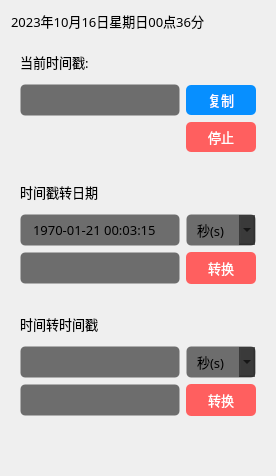
     <widget class="QWidget" name="page_20">
      <layout class="QVBoxLayout" name="verticalLayout_3">
       <item>
        <widget class="QLabel" name="label_3">
         <property name="minimumSize">
          <size>
           <width>200</width>
           <height>0</height>
          </size>
         </property>
         <property name="maximumSize">
          <size>
           <width>250</width>
           <height>30</height>
          </size>
         </property>
         <property name="font">
          <font>
           <family>OPPOSans B</family>
           <pointsize>10</pointsize>
           <stylestrategy>PreferAntialias</stylestrategy>
          </font>
         </property>
         <property name="text">
          <string>2023年10月16日星期日00点36分</string>
         </property>
        </widget>
       </item>
       <item>
        <widget class="QWidget" name="gridWidget" native="true">
         <layout class="QGridLayout" name="gridLayout_2">
          <item row="0" column="0">
           <widget class="QLabel" name="label">
            <property name="minimumSize">
             <size>
              <width>0</width>
              <height>32</height>
             </size>
            </property>
            <property name="maximumSize">
             <size>
              <width>16777215</width>
              <height>32</height>
             </size>
            </property>
            <property name="font">
             <font>
              <family>OPPOSans B</family>
              <pointsize>10</pointsize>
              <stylestrategy>PreferAntialias</stylestrategy>
             </font>
            </property>
            <property name="text">
             <string>当前时间戳:</string>
            </property>
           </widget>
          </item>
          <item row="2" column="1">
           <widget class="QToolButton" name="toolButton_7">
            <property name="minimumSize">
             <size>
              <width>70</width>
              <height>30</height>
             </size>
            </property>
            <property name="maximumSize">
             <size>
              <width>70</width>
              <height>30</height>
             </size>
            </property>
            <property name="font">
             <font>
              <family>OPPOSans B</family>
              <pointsize>10</pointsize>
              <stylestrategy>PreferAntialias</stylestrategy>
             </font>
            </property>
            <property name="styleSheet">
             <string notr="true">QToolButton {
	color: rgb(255, 255, 255);
	background-color: rgb(255, 95, 95);
	border-radius: 5px;
}

QToolButton::menu-indicator { 
	image: None;
}

 
QToolButton:hover {
	color: rgb(255, 255, 255);
	background-color: rgb(255, 95, 95);
}</string>
            </property>
            <property name="text">
             <string>停止</string>
            </property>
           </widget>
          </item>
          <item row="1" column="1">
           <widget class="QToolButton" name="toolButton_22">
            <property name="minimumSize">
             <size>
              <width>70</width>
              <height>30</height>
             </size>
            </property>
            <property name="maximumSize">
             <size>
              <width>70</width>
              <height>30</height>
             </size>
            </property>
            <property name="font">
             <font>
              <family>OPPOSans B</family>
              <pointsize>10</pointsize>
              <stylestrategy>PreferAntialias</stylestrategy>
             </font>
            </property>
            <property name="styleSheet">
             <string notr="true">QToolButton {
	color: rgb(255, 255, 255);
	background-color: rgb(7, 143, 255);
	border-radius: 5px;
}

QToolButton::menu-indicator { 
	image: None;
}

 
QToolButton:hover {
	color: rgb(255, 255, 255);
	background-color: rgb(7, 143, 255);
}</string>
            </property>
            <property name="text">
             <string>复制</string>
            </property>
           </widget>
          </item>
          <item row="1" column="0">
           <widget class="QLineEdit" name="lineEdit_now">
            <property name="minimumSize">
             <size>
              <width>160</width>
              <height>32</height>
             </size>
            </property>
            <property name="maximumSize">
             <size>
              <width>160</width>
              <height>32</height>
             </size>
            </property>
            <property name="font">
             <font>
              <family>OPPOSans B</family>
              <pointsize>10</pointsize>
              <stylestrategy>PreferAntialias</stylestrategy>
             </font>
            </property>
            <property name="styleSheet">
             <string notr="true">background-color: rgb(25, 25, 25, 155);
border: 1px solid rgba(255, 255, 255, 0);
border-radius: 5px;
padding-left:10px;
padding-right:10px;</string>
            </property>
           </widget>
          </item>
         </layout>
        </widget>
       </item>
       <item>
        <widget class="QWidget" name="gridWidget_2" native="true">
         <layout class="QGridLayout" name="gridLayout_3">
          <item row="0" column="0">
           <widget class="QLabel" name="label_2">
            <property name="minimumSize">
             <size>
              <width>0</width>
              <height>32</height>
             </size>
            </property>
            <property name="maximumSize">
             <size>
              <width>16777215</width>
              <height>32</height>
             </size>
            </property>
            <property name="font">
             <font>
              <family>OPPOSans B</family>
              <pointsize>10</pointsize>
              <stylestrategy>PreferAntialias</stylestrategy>
             </font>
            </property>
            <property name="text">
             <string>时间戳转日期</string>
            </property>
           </widget>
          </item>
          <item row="1" column="0">
           <widget class="QLineEdit" name="lineEdit_timestamp_in">
            <property name="minimumSize">
             <size>
              <width>160</width>
              <height>32</height>
             </size>
            </property>
            <property name="maximumSize">
             <size>
              <width>160</width>
              <height>32</height>
             </size>
            </property>
            <property name="font">
             <font>
              <family>OPPOSans B</family>
              <pointsize>10</pointsize>
              <stylestrategy>PreferAntialias</stylestrategy>
             </font>
            </property>
            <property name="styleSheet">
             <string notr="true">background-color: rgb(25, 25, 25, 155);
border: 1px solid rgba(255, 255, 255, 0);
border-radius: 5px;
padding-left:10px;
padding-right:10px;</string>
            </property>
            <property name="text">
             <string>1970-01-21 00:03:15</string>
            </property>
           </widget>
          </item>
          <item row="2" column="0">
           <widget class="QLineEdit" name="lineEdit_date_out">
            <property name="minimumSize">
             <size>
              <width>160</width>
              <height>32</height>
             </size>
            </property>
            <property name="maximumSize">
             <size>
              <width>160</width>
              <height>32</height>
             </size>
            </property>
            <property name="font">
             <font>
              <family>OPPOSans B</family>
              <pointsize>10</pointsize>
              <stylestrategy>PreferAntialias</stylestrategy>
             </font>
            </property>
            <property name="styleSheet">
             <string notr="true">background-color: rgb(25, 25, 25, 155);
border: 1px solid rgba(255, 255, 255, 0);
border-radius: 5px;
padding-left:10px;
padding-right:10px;</string>
            </property>
            <property name="text">
             <string/>
            </property>
           </widget>
          </item>
          <item row="1" column="1">
           <widget class="QComboBox" name="comboBox_timestamp">
            <property name="minimumSize">
             <size>
              <width>70</width>
              <height>32</height>
             </size>
            </property>
            <property name="maximumSize">
             <size>
              <width>70</width>
              <height>32</height>
             </size>
            </property>
            <property name="font">
             <font>
              <family>OPPOSans B</family>
              <pointsize>10</pointsize>
              <stylestrategy>PreferAntialias</stylestrategy>
             </font>
            </property>
            <property name="styleSheet">
             <string notr="true">background-color: rgb(25, 25, 25, 155);
border: 1px solid rgba(255, 255, 255, 0);
border-radius: 5px;
padding-left:10px;
padding-right:10px;</string>
            </property>
            <item>
             <property name="text">
              <string>秒(s)</string>
             </property>
            </item>
            <item>
             <property name="text">
              <string>毫秒(ms)</string>
             </property>
            </item>
           </widget>
          </item>
          <item row="2" column="1">
           <widget class="QToolButton" name="toolButton">
            <property name="minimumSize">
             <size>
              <width>70</width>
              <height>32</height>
             </size>
            </property>
            <property name="maximumSize">
             <size>
              <width>70</width>
              <height>32</height>
             </size>
            </property>
            <property name="font">
             <font>
              <family>OPPOSans B</family>
              <pointsize>10</pointsize>
              <stylestrategy>PreferAntialias</stylestrategy>
             </font>
            </property>
            <property name="styleSheet">
             <string notr="true">QToolButton {
	color: rgb(255, 255, 255);
	background-color: rgb(255, 95, 95);
	border-radius: 5px;
}

QToolButton::menu-indicator { 
	image: None;
}

 
QToolButton:hover {
	color: rgb(255, 255, 255);
	background-color: rgb(255, 95, 95);
}</string>
            </property>
            <property name="text">
             <string>转换</string>
            </property>
           </widget>
          </item>
         </layout>
        </widget>
       </item>
       <item>
        <widget class="QWidget" name="gridWidget_3" native="true">
         <layout class="QGridLayout" name="gridLayout_4">
          <item row="2" column="0">
           <widget class="QLineEdit" name="lineEdit_timestamp_out">
            <property name="minimumSize">
             <size>
              <width>160</width>
              <height>32</height>
             </size>
            </property>
            <property name="maximumSize">
             <size>
              <width>160</width>
              <height>32</height>
             </size>
            </property>
            <property name="font">
             <font>
              <family>OPPOSans B</family>
              <pointsize>10</pointsize>
              <stylestrategy>PreferAntialias</stylestrategy>
             </font>
            </property>
            <property name="styleSheet">
             <string notr="true">background-color: rgb(25, 25, 25, 155);
border: 1px solid rgba(255, 255, 255, 0);
border-radius: 5px;
padding-left:10px;
padding-right:10px;</string>
            </property>
           </widget>
          </item>
          <item row="1" column="0">
           <widget class="QLineEdit" name="lineEdit_date_in">
            <property name="minimumSize">
             <size>
              <width>160</width>
              <height>32</height>
             </size>
            </property>
            <property name="maximumSize">
             <size>
              <width>160</width>
              <height>32</height>
             </size>
            </property>
            <property name="font">
             <font>
              <family>OPPOSans B</family>
              <pointsize>10</pointsize>
              <stylestrategy>PreferAntialias</stylestrategy>
             </font>
            </property>
            <property name="styleSheet">
             <string notr="true">background-color: rgb(25, 25, 25, 155);
border: 1px solid rgba(255, 255, 255, 0);
border-radius: 5px;
padding-left:10px;
padding-right:10px;</string>
            </property>
           </widget>
          </item>
          <item row="0" column="0">
           <widget class="QLabel" name="label_5">
            <property name="minimumSize">
             <size>
              <width>0</width>
              <height>32</height>
             </size>
            </property>
            <property name="maximumSize">
             <size>
              <width>16777215</width>
              <height>32</height>
             </size>
            </property>
            <property name="font">
             <font>
              <family>OPPOSans B</family>
              <pointsize>10</pointsize>
              <stylestrategy>PreferAntialias</stylestrategy>
             </font>
            </property>
            <property name="text">
             <string>时间转时间戳</string>
            </property>
           </widget>
          </item>
          <item row="1" column="1">
           <widget class="QComboBox" name="comboBox_date">
            <property name="minimumSize">
             <size>
              <width>70</width>
              <height>32</height>
             </size>
            </property>
            <property name="maximumSize">
             <size>
              <width>70</width>
              <height>32</height>
             </size>
            </property>
            <property name="font">
             <font>
              <family>OPPOSans B</family>
              <pointsize>10</pointsize>
              <stylestrategy>PreferAntialias</stylestrategy>
             </font>
            </property>
            <property name="styleSheet">
             <string notr="true">background-color: rgb(25, 25, 25, 155);
border: 1px solid rgba(255, 255, 255, 0);
border-radius: 5px;
padding-left:10px;
padding-right:10px;</string>
            </property>
            <item>
             <property name="text">
              <string>秒(s)</string>
             </property>
            </item>
            <item>
             <property name="text">
              <string>毫秒(ms)</string>
             </property>
            </item>
           </widget>
          </item>
          <item row="2" column="1">
           <widget class="QToolButton" name="toolButton_2">
            <property name="minimumSize">
             <size>
              <width>70</width>
              <height>32</height>
             </size>
            </property>
            <property name="maximumSize">
             <size>
              <width>70</width>
              <height>32</height>
             </size>
            </property>
            <property name="font">
             <font>
              <family>OPPOSans B</family>
              <pointsize>10</pointsize>
              <stylestrategy>PreferAntialias</stylestrategy>
             </font>
            </property>
            <property name="styleSheet">
             <string notr="true">QToolButton {
	color: rgb(255, 255, 255);
	background-color: rgb(255, 95, 95);
	border-radius: 5px;
}

QToolButton::menu-indicator { 
	image: None;
}

 
QToolButton:hover {
	color: rgb(255, 255, 255);
	background-color: rgb(255, 95, 95);
}</string>
            </property>
            <property name="text">
             <string>转换</string>
            </property>
           </widget>
          </item>
         </layout>
        </widget>
       </item>
       <item>
        <spacer name="verticalSpacer_2">
         <property name="orientation">
          <enum>Qt::Vertical</enum>
         </property>
         <property name="sizeHint" stdset="0">
          <size>
           <width>20</width>
           <height>40</height>
          </size>
         </property>
        </spacer>
       </item>
      </layout>
     </widget>
